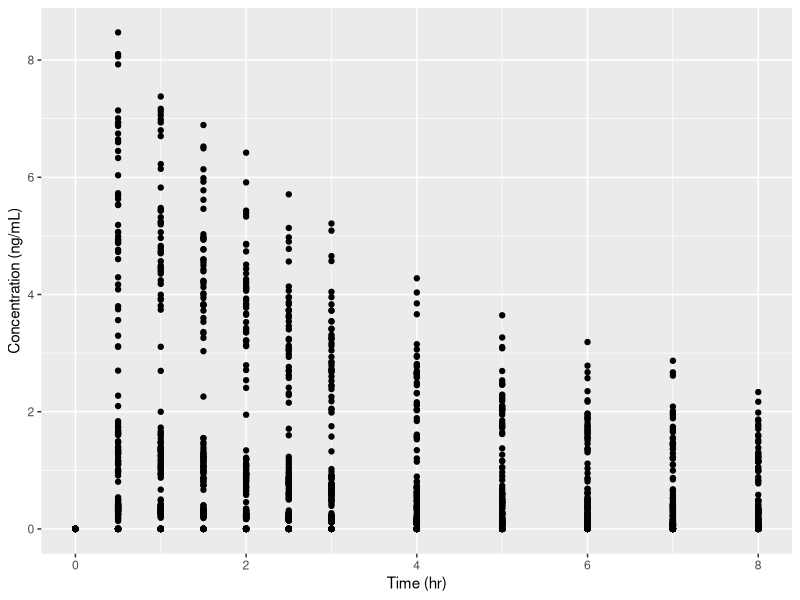
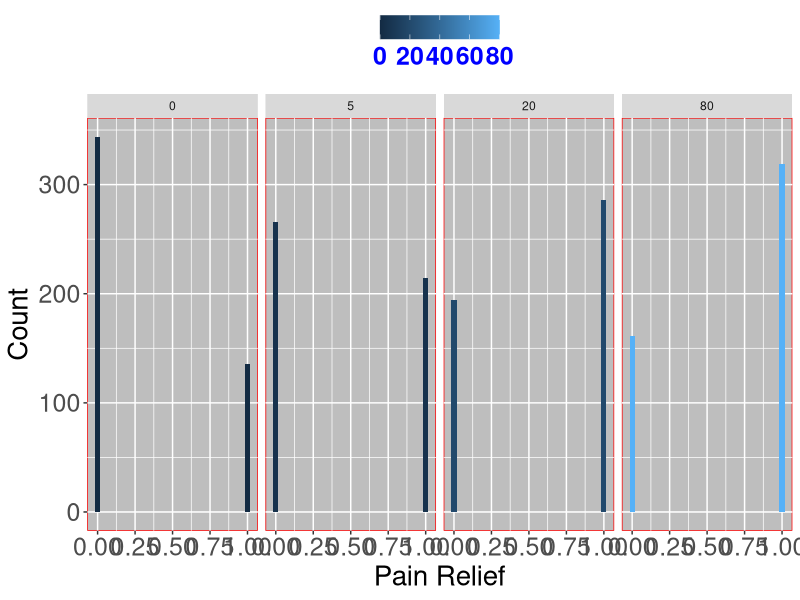
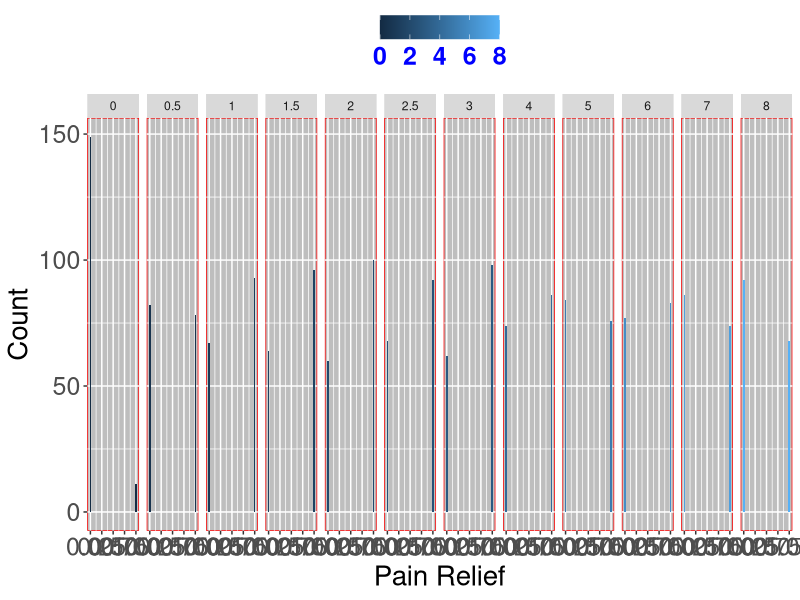
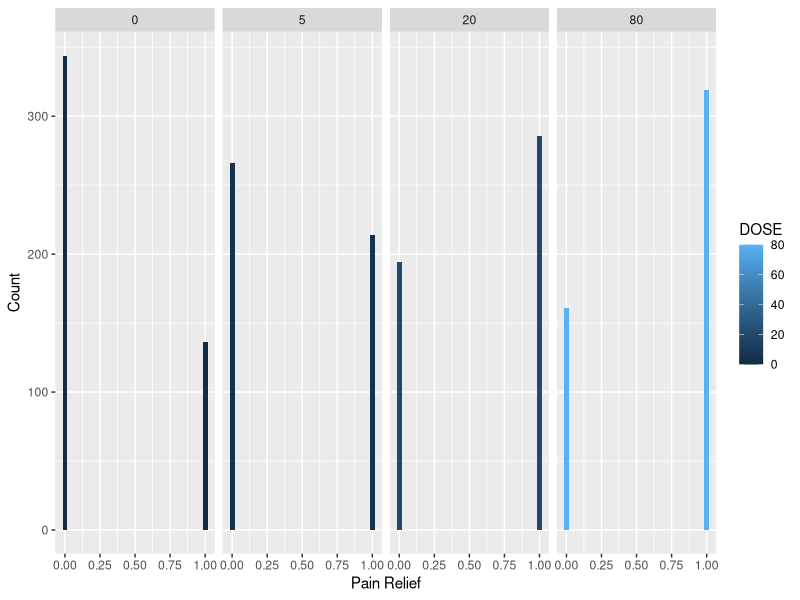
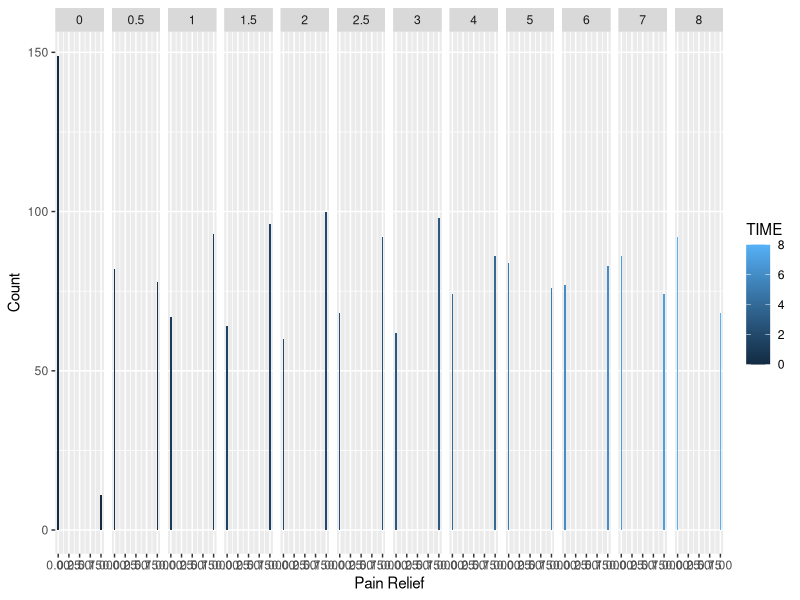
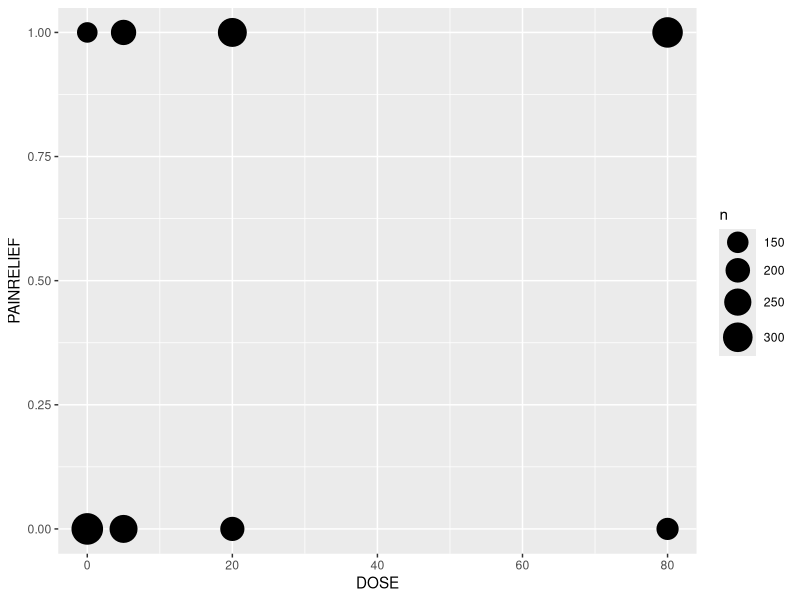
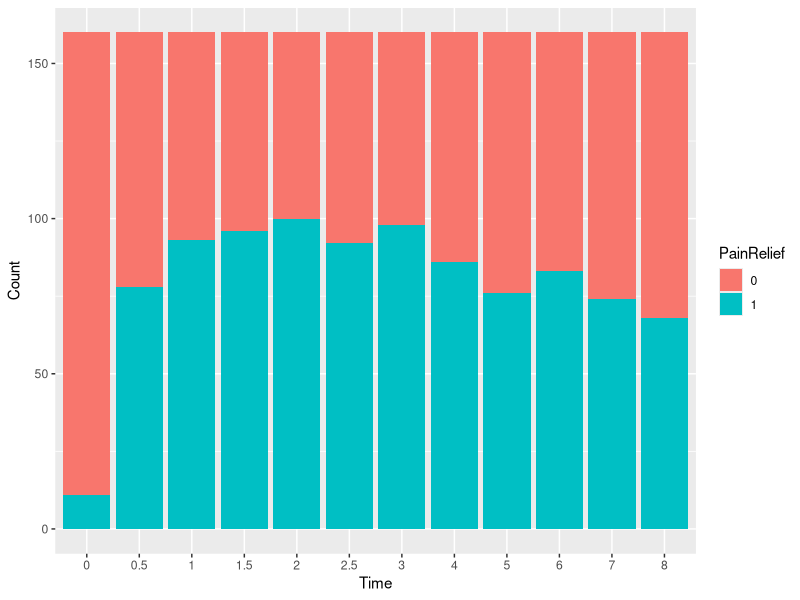
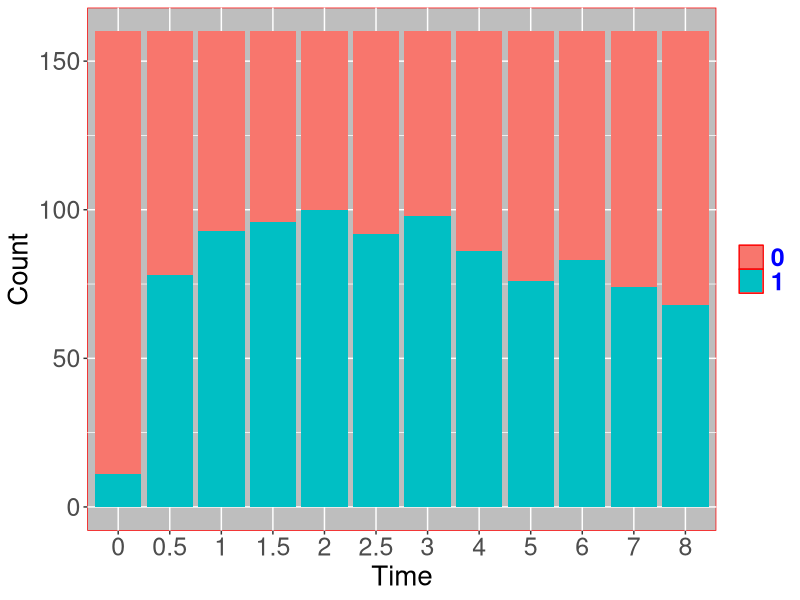

Reproduce these figures in R, in order. (Note: this script raises an error after producing the figures.)
## ---- chunk 1
pain<-read.csv("Painrelief.csv", sep=",")
painHL<-read.csv("Painrelief_modHL.csv", sep=",")
remed<-read.csv("TimetoRemed.csv", sep=",")
summary(pain)
## ---- chunk 2
list.of.packages <- c("reshape2", 
                      "gee",
                      "geepack", 
                      "lme4",
                      "lmtest",
                      "ggplot2",
                      "survival")
new.packages <- list.of.packages[!(list.of.packages %in% installed.packages()[,"Package"])]
if(length(new.packages)) install.packages(new.packages)
lapply(list.of.packages, require, character.only = TRUE)
# this should return 7 TRUE statements (one for each package)
# you can also lapply library instead of require
## ---- chunk 3
library(ggplot2)
plot <- ggplot(data = pain, aes(x = TIME, y = CONC, group=ARM))+geom_point()+
  xlab("Time (hr)")+
  ylab("Concentration (ng/mL)")
plot
## ---- chunk 4

plot1<-ggplot(data=pain, aes(x=PAINRELIEF, fill=DOSE)) + 
  geom_bar(stat="bin")+
  facet_grid(. ~ DOSE)+
  xlab("Pain Relief")+
  ylab("Count")
plot1+theme(panel.background = element_rect(fill='grey', colour='red'))+
  theme(axis.title.y = element_text(colour = 'black', size = 20))+
  theme(axis.text.y = element_text(size = 18))+
  theme(axis.title.x = element_text(colour = 'black', size = 20))+
  theme(axis.text.x = element_text(size = 18))+
  theme(plot.title = element_text(lineheight=.8, face="bold"))+
  theme(legend.position="top")+
  theme(legend.title=element_blank())+
  theme(legend.text = element_text(colour="blue", size = 18, face = "bold"))

plot2<-ggplot(data=pain, aes(x=PAINRELIEF,fill=TIME)) + 
  geom_bar(stat="bin")+
  facet_grid(. ~ TIME)+
  xlab("Pain Relief")+
  ylab("Count")
plot2+theme(panel.background = element_rect(fill='grey', colour='red'))+
  theme(axis.title.y = element_text(colour = 'black', size = 20))+
  theme(axis.text.y = element_text(size = 18))+
  theme(axis.title.x = element_text(colour = 'black', size = 20))+
  theme(axis.text.x = element_text(size = 18))+
  theme(plot.title = element_text(lineheight=.8, face="bold"))+
  theme(legend.position="top")+
  theme(legend.title=element_blank())+
  theme(legend.text = element_text(colour="blue", size = 18, face = "bold"))
par(mfrow=c(1,2))
plot1
plot2

## ---- chunk 5
plot3<-ggplot(pain, aes(x = DOSE, y = PAINRELIEF)) +
  stat_sum(aes(size = ..n.., group = 1)) +
  scale_size_area(max_size=10)
plot3

## ---- chunk 6
table(pain$PAINRELIEF, pain$DOSE)
table(painHL$PAINRELIEF, painHL$CONC)

## ---- chunk 7
ftable(addmargins(xtabs(~PAINRELIEF+TIME,data=pain)))
## ---- chunk 8
ftable((xtabs(~DOSE+PAINRELIEF+TIME,data=pain)))
## ---- chunk 9
count1<-ftable(xtabs(~PAINRELIEF+TIME,data=pain))
count1
count2<-ftable(xtabs(~PAINRELIEF+DOSE,data=pain))
count2

## ---- chunk 10
mydf = melt(count1)
names(mydf) = c("PainRelief", "Time", "Count")
head(mydf)
mydf2 = melt(count2)
names(mydf2) = c("PainRelief", "Dose", "Count")
mydf2

## ---- chunk 11
plot4<-ggplot(mydf, aes(x= Time, y= Count, fill=PainRelief)) +
  geom_bar(stat="identity")
plot4

## ---- chunk 12
plot4+ theme(panel.background = element_rect(fill='gray', colour='red'))+
  theme(axis.title.y = element_text(colour = 'black', size = 20))+
  theme(axis.text.y = element_text(size = 18))+
  theme(axis.title.x = element_text(colour = 'black', size = 20))+
  theme(axis.text.x = element_text(size = 18))+
  theme(plot.title = element_text(lineheight=.8, face="bold"))+
  theme(legend.position="right")+
  theme(legend.title=element_blank())+
  theme(legend.text = element_text(colour="blue", size = 18, face = "bold"))+
  theme(strip.text.x = element_text(size = 12, face = "bold",colour = "black"))

plot5<-ggplot(mydf2, aes(x= Dose, y= Count, fill=PainRelief)) +
  geom_bar(stat="identity")

## ---- chunk 13
plot5+ theme(panel.background = element_rect(fill='gray', colour='red'))+
  theme(axis.title.y = element_text(colour = 'black', size = 20))+
  theme(axis.text.y = element_text(size = 18))+
  theme(axis.title.x = element_text(colour = 'black', size = 20))+
  theme(axis.text.x = element_text(size = 18))+
  theme(plot.title = element_text(lineheight=.8, face="bold"))+
  theme(legend.position="right")+
  theme(legend.title=element_blank())+
  theme(legend.text = element_text(colour="blue", size = 18, face = "bold"))+
  theme(strip.text.x = element_text(size = 12, face = "bold",colour = "black"))

## ---- chunk 14
pain_gee1 <- gee(PAINRELIEF ~ as.factor(DOSE)+CONC+TIME, data = pain, family = "binomial", id = ID, corstr = "independence", scale.fix = TRUE, scale.value = 1)
summary(pain_gee1)
## ---- chunk 15
teststat.gee1<-round(summary(pain_gee1)$coefficients,4)
## ---- chunk 16
pval1<-round(pnorm(abs(teststat.gee1[,5]),lower.tail=FALSE)*2,4)
## ---- chunk 17
cbind(teststat.gee1,pval1)
## ---- chunk 18
pain_gee2<- gee(PAINRELIEF ~ as.factor(DOSE)+CONC+TIME, data = pain, family = "binomial", id = ID, corstr = "exchangeable", scale.fix = TRUE, scale.value = 1)
summary(pain_gee2)
round(summary(pain_gee2)$coefficients,4)
round(summary(pain_gee2)$working.correlation,3)

## ---- chunk 19
pain_gee3<-gee(PAINRELIEF~DOSE+CONC+TIME,data=pain, family="binomial", id=ID, corstr="AR-M", scale.fix=TRUE, scale.value=1)
summary(pain_gee3)

## ---- chunk 20
pain_gee4<-gee(PAINRELIEF~as.factor(DOSE)+CONC+TIME, data=pain, family="binomial", id=ID, corstr="unstructured", scale.fix=TRUE, scale.value=1)
summary(pain_gee4)   ####Looks the best-

## ---- chunk 21
pain_geeBL<-gee(PAINRELIEF~1, data=pain, family="binomial", id=ID, corstr="unstructured", scale.fix=TRUE, scale.value=1)
summary(pain_geeBL)
baselineprob=exp(-0.5402513)/(1+exp(-0.5402513))
baselineprob
## ---- chunk 22
teststat.gee4<-round(summary(pain_gee4)$coefficients,4)
## ---- chunk 23
pval4<-round(pnorm(abs(teststat.gee4[,5]),lower.tail=FALSE)*2,4)
## ---- chunk 24
cbind(teststat.gee4,pval4)
## ---- chunk 25
se.dose5 <- summary(pain_gee1)$coefficients["as.factor(DOSE)5","Robust S.E."]
ci.dose5<-exp(coef(pain_gee1)["as.factor(DOSE)5"] + c(-1,1) * se * qnorm(0.975))
cbind(OR=exp(coef(pain_gee1)["as.factor(DOSE)5"]),ci.dose5)

se.dose20<- summary(pain_gee1)$coefficients["as.factor(DOSE)20","Robust S.E."]
ci.dose20<-exp(coef(pain_gee1)["as.factor(DOSE)20"] + c(-1,1) * se * qnorm(0.975))
cbind(OR=exp(coef(pain_gee1)["as.factor(DOSE)20"]),ci.dose20)

se.dose80<- summary(pain_gee1)$coefficients["as.factor(DOSE)80","Robust S.E."]
ci.dose80<-exp(coef(pain_gee1)["as.factor(DOSE)80"] + c(-1,1) * se * qnorm(0.975))
cbind(OR=exp(coef(pain_gee1)["as.factor(DOSE)80"]),ci.dose80)

## ---- chunk 26
se.BL <- summary(pain_geeBL)$coefficients["(Intercept)","Robust S.E."]
ci.BL<-exp(coef(pain_geeBL)["(Intercept)"] + c(-1,1) * se * qnorm(0.975))
cbind(OR=exp(coef(pain_geeBL)["(Intercept)"]),ci.BL)
## ---- chunk 27
DOSE0520<-pain$DOSE[pain$DOSE<80]
DOSE0520

## ---- chunk 28
pain.glmmBL<-glmer(PAINRELIEF ~ 1+(1|ID),data = pain, family = binomial, REML=F)
pain.glmmBL
summary(pain.glmmBL)
## ---- chunk 29
pain.glmm<-glmer(PAINRELIEF ~ as.factor(DOSE)+TIME+CONC+(1|ID),data = pain, family = binomial, REML=F)
summary(pain.glmm)
## ---- chunk 30
lrt.BLFull = 2*((-1020.7) - (-1089.131))
lrt.BLFull
## ---- chunk 31
qchisq(0.95,5)
## ---- chunk 32
pain.glmm1<-glmer(PAINRELIEF ~ as.factor(DOSE)+TIME+CONC+(1|ID)+(1|CONC),data = pain, family = binomial, REML=F)
summary(pain.glmm1)
lrt1=2*((-972.4) - (-1020.7))
lrt1
## ---- chunk 33
exp(fixef(pain.glmm1))
## ---- chunk 34
pain.glmm2<-glmer(PAINRELIEF ~ as.factor(DOSE)+CONC+(1|ID)+(1|CONC),data = pain, family = binomial, REML=F)
summary(pain.glmm2)
exp(fixef(pain.glmm2))
lrt2=2*((-972.4) - (-973.2))
lrt2
## ---- chunk 35
pain.glmm3<-glmer(PAINRELIEF ~ as.factor(DOSE)+(1|ID),data = pain, family = binomial, REML=F)
summary(pain.glmm3)

## ---- chunk 36
## Need to have resp_gee3 from Day3_longitudinal
out.compare <- round(cbind(exp(coef(resp_gee3)), exp(fixef(resp.glmm1))),3)
rownames(out.compare) <- names(coef(resp_gee3)) 
colnames(out.compare) <- c('GEE','GLMM')
out.compare

## ---- chunk 37
remed<-read.csv("TimetoRemed.csv", sep=",")
head(remed)
## ---- chunk 38
km.fit1<-survfit( Surv(REMEDTime, REMEDStatus)~ARM, data=remed) 
summary(km.fit1)
plot(km.fit1,lty=c(1,3),cex=1.8,cex.lab=1.5,cex.axis=1.5, 
     main="Probability of Remedication by Dose", xlab="Time (hr)",
     ylab="Probability of Remedication", lwd=3.0, 
     col=c("red","blue", "green", "black"))
legend("bottomleft",c("80mg","20 mg", "5mg", "Placebo"),lty=c(1,3),
       col=c("green","red", "blue", "black"), 
       cex=1.0,lwd=1.0, bty="n")
abline(h=0.5)
## ---- chunk 39
plot(km.fit1,fun="cumhaz",lty=c(1,3),cex=1.8,cex.lab=1.5,
     cex.axis=1.5, xlab="Time (hr)",ylab="Cumulative Hazard", 
     lwd=3.0, col=c("red","blue", "green", "black"))
legend("topleft",c("80mg","20 mg", "5mg", "Placebo"),lty=c(1,3),
       col=c("green","red", "blue", "black"), 
       cex=1.0,lwd=2.0, bty="n")
## ---- chunk 40
## Use the FinalPKNCA1.csv created by Day3_pmsection.R or Day3_PMpain.Rmd
nca<-read.csv("FinalPKNCA1.csv", header=TRUE)

remed2<-cbind(remed,nca$PPORRES_auclast)
remed3<-cbind(remed2, nca$DOSE)

remed4<-within(remed3,{DOSE<-factor(ARM,
    labels=c(0,5,20,80),levels=c("Placebo", "A5_0_at2h", 
      "A20_0_at2h", "A80_0_at2h"))})
## ---- chunk 41
cph.int<- coxph(Surv(REMEDTime, REMEDStatus) ~ 1,
                data = remed3,ties="breslow") 
summary(cph.int)
## ---- chunk 42
cph.full<- coxph(Surv(REMEDTime, REMEDStatus) ~ DOSE + 
    nca$PPORRES_auclast, data = remed4, ties="breslow") 
summary(cph.full)
## ---- chunk 43
cph.red<- coxph(Surv(REMEDTime, REMEDStatus) ~ DOSE, 
      data = remed4, ties="breslow") 
print(cph.red)
summary(cph.red)
class(cph.red)

## ---- chunk 44
names(remed4)
cph4.noplaceb <- coxph(Surv(REMEDTime, REMEDStatus) ~ nca$PPORRES_auclast, data = remed4, ties="breslow") 
summary(cph4.noplaceb)
cph4.noplaceb$loglik

## ---- chunk 45
lrtest(cph.full, cph.red)
